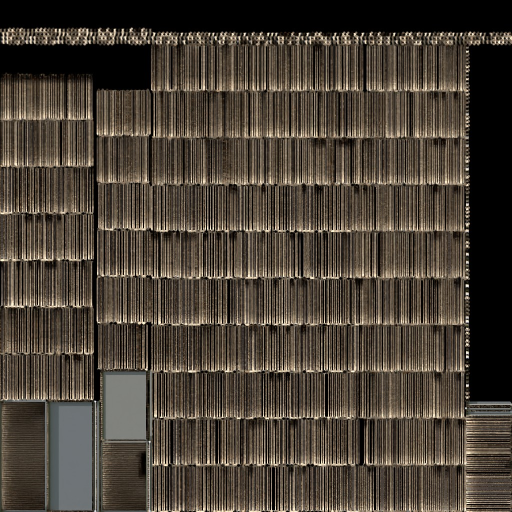
#> input picture 3d/assets/lm_wood.jpg, 1024 x 1024 px, given in place of diff.jpg, which was not available (shown at 1/2 size)
$ python prepare_textures.py ../assets/lm_wood.jpg
#> lines starting #> are read from the running program, lines starting #| are printed output that depends on the picture
"""내려받은 재질을 방에 맞게 손질한다(fetch_assets.py 다음에 한 번).  python3 prepare_textures.py <에셋 폴더>
  proc/wall_diff.jpg        미장 벽을 더 밝고 덜 누렇게
  proc/marble_diff.jpg      대리석 밝기를 0.9배로(너무 흰 바닥은 빛을 과하게 되튕긴다)
  proc/marble_rough.jpg     대리석을 더 매끈하게
  proc/travertine_rough.jpg 트래버틴을 광택 없는 마감으로
  proc/walnut_diff.jpg      오크 무늬목을 짙은 월넛 색으로 물들인 것(테이블 기둥 다리)"""
import os, sys
from PIL import Image, ImageEnhance

src = sys.argv[1] if len(sys.argv) > 1 else os.path.dirname(os.path.abspath(__file__))
os.chdir(src); os.makedirs('proc', exist_ok=True)

wall = ImageEnhance.Color(Image.open('textures/beige_wall_001/diff.jpg').convert('RGB')).enhance(.7)
Image.blend(wall, Image.new('RGB', wall.size, (246, 240, 230)), .5).save('proc/wall_diff.jpg', quality=90)
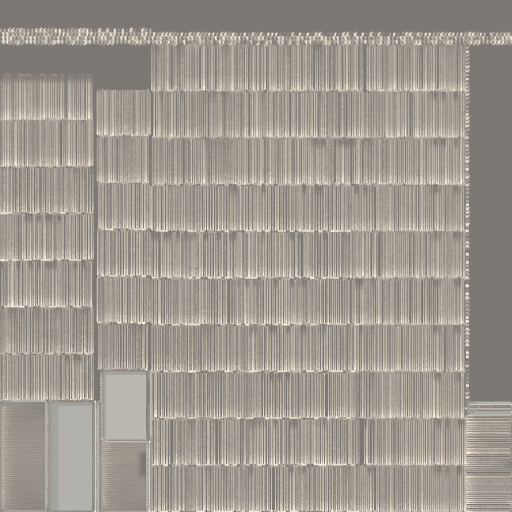
#> saved as wall_diff.jpg: PIL image 1024x1024 RGB (shown at 1/2 size); mean R, G, B 158.5, 152.3, 143.6
Image.open('textures/Marble019/diff.jpg').convert('RGB').point(lambda v: int(v * .9)).save('proc/marble_diff.jpg', quality=90)
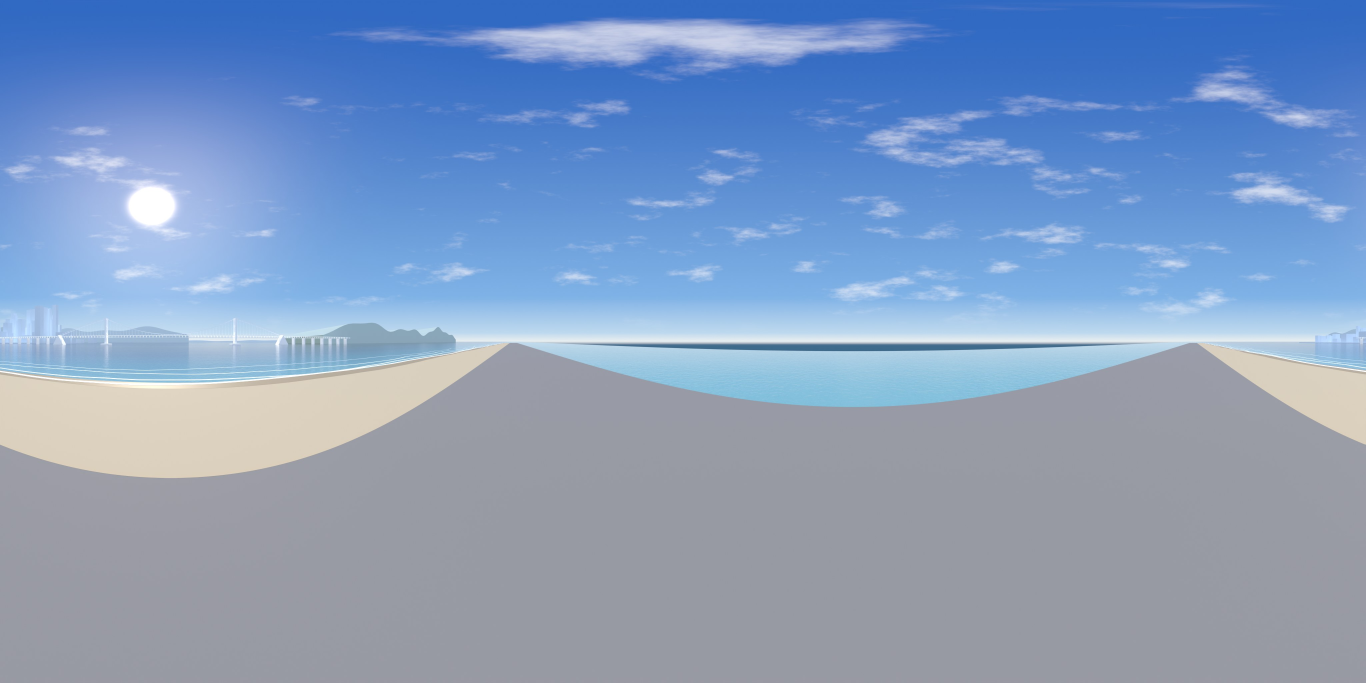
#> input picture 3d/assets/sky.jpg, 4096 x 2048 px, given in place of diff.jpg, which was not available (shown at 1/3 size)
Image.open('textures/Marble019/rough.jpg').convert('L').point(lambda v: int(v * .55)).save('proc/marble_rough.jpg', quality=90)
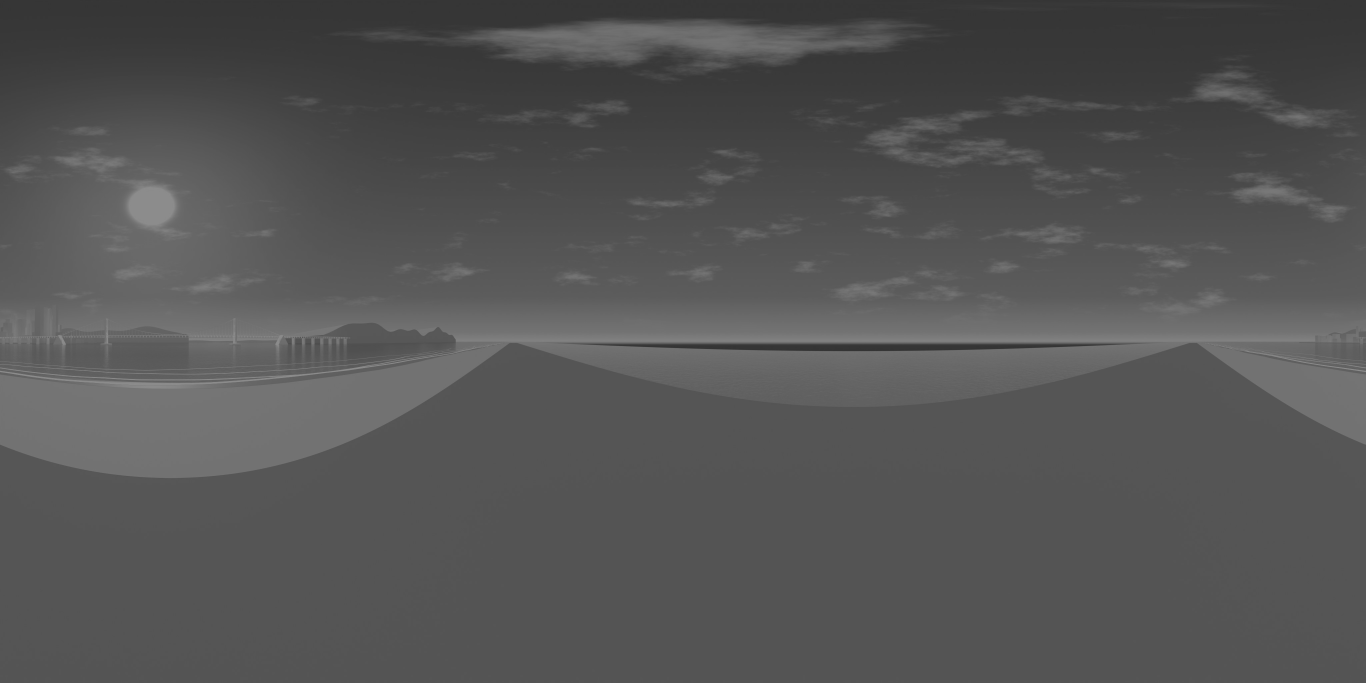
#> saved as marble_rough.jpg: PIL image 4096x2048 L (shown at 1/3 size); min 50, max 140, mean 84.1
#> (the run stopped early here; a loop or call above may not have finished)
